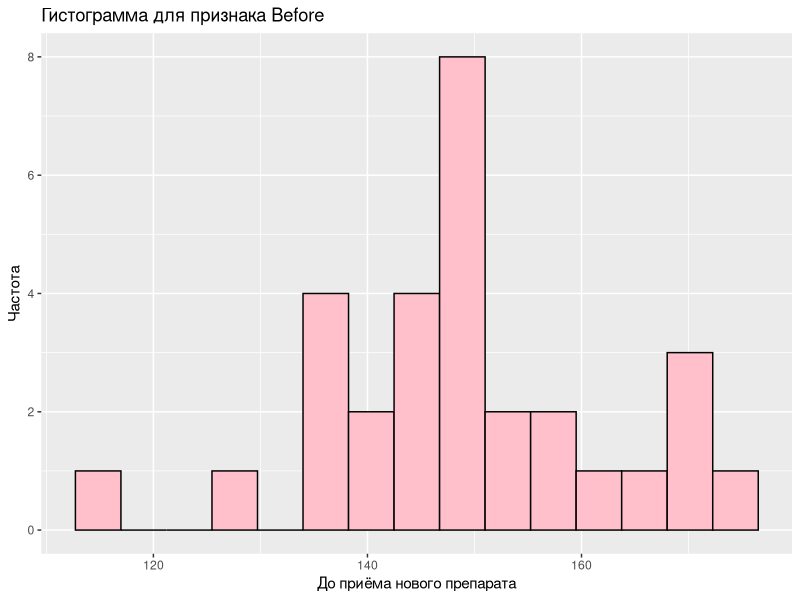
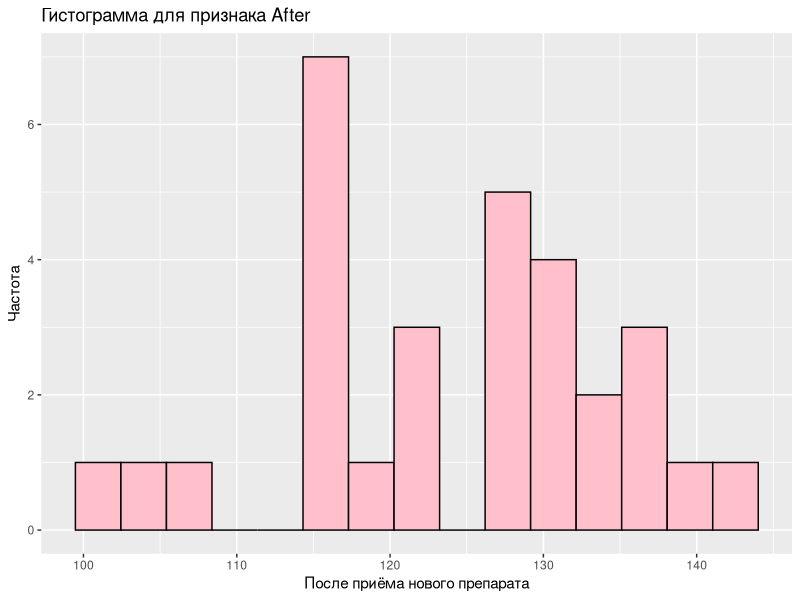
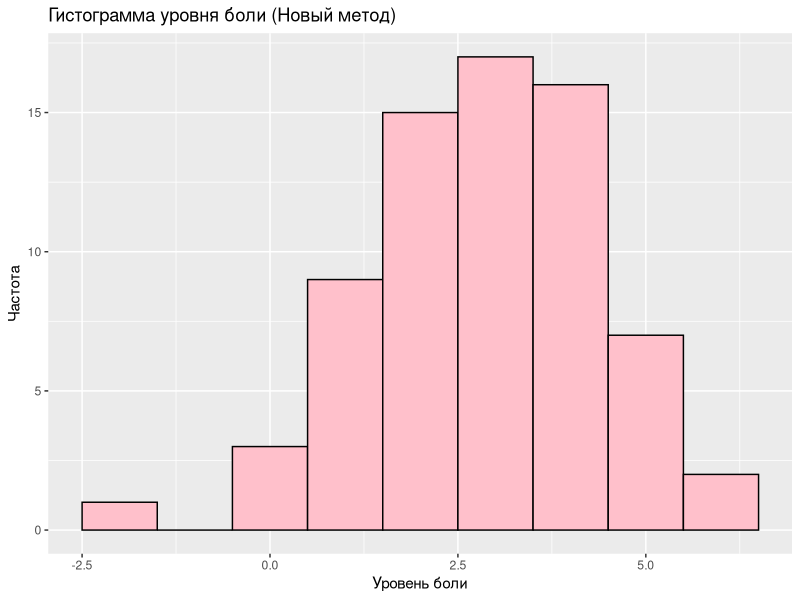
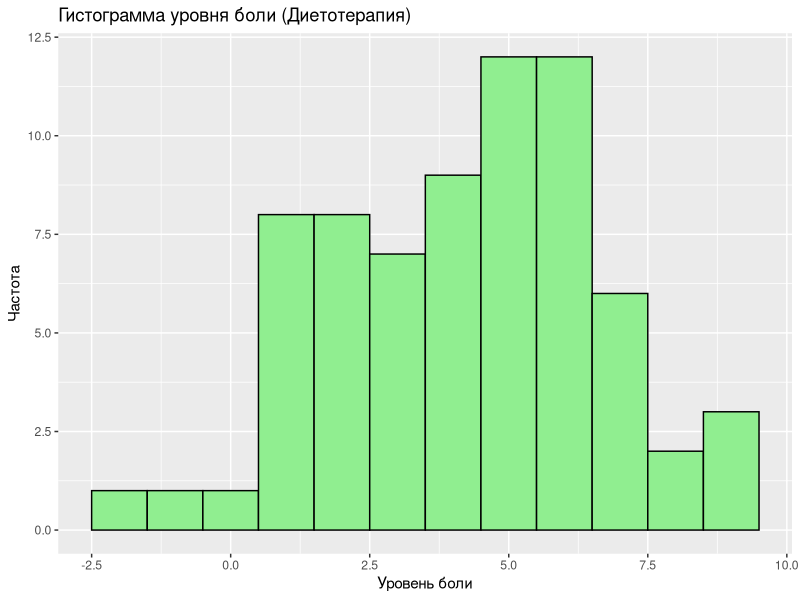
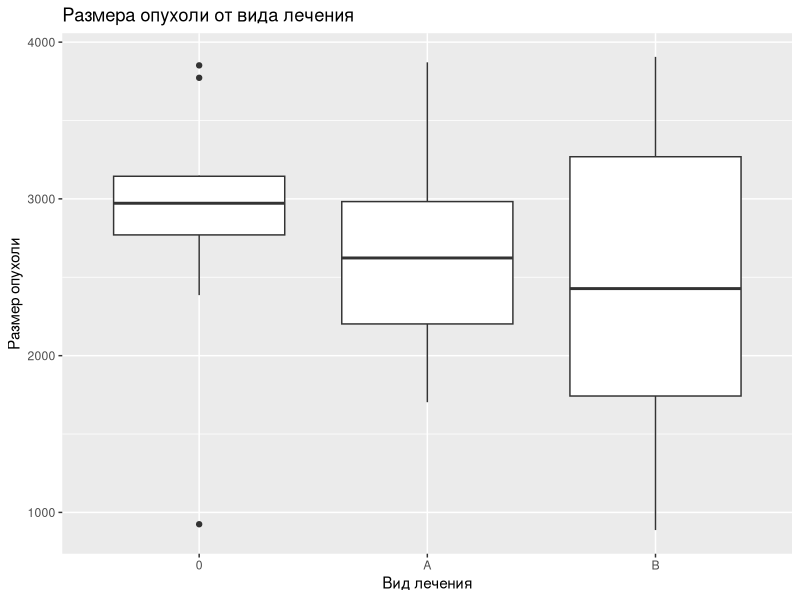

Write the R code that produced these figures, in order.
## ---- chunk 1
knitr::opts_chunk$set(echo = TRUE)
## ---- chunk 2
# подгрузим необходимые библиотеки
library(ggplot2)
library(stats)
library(tidyverse)
library(car)
## ---- chunk 3
set.seed(8)
sample_size <- 30

mean_before <- 150  # значение среднего артериального давления до приема нового препарата
mean_after <- 124   # и после
## ---- chunk 4
alpha <- 0.05
## ---- chunk 5
set.seed(8)

# так как данные относятся к медицинскому\биологическому контексту, то создадим пул значений относительно средних так, чтобы они соответсвовали нормальному распределению

# Обычно для артериального давления у взрослых стандартное отклонение может составлять примерно 10-15 мм рт. ст. для верхнего (систолического) давления. Возьмём 12 для каждого признака

# задаём стандартное отклонение и пул значений для "до приёма препарата"

sd_pressure_before <- 12
pressure_before <- rnorm(sample_size, mean_before, sd_pressure_before)

# задаём стандартное отклонение и пул значений для "после приёма препарата"

sd_pressure_after <- 12
pressure_after <- rnorm(sample_size, mean_after, sd_pressure_after)

# объединим эти значения в один датасет

pressure_df <- data.frame(Before = pressure_before, After = pressure_after)

head(pressure_df)
## ---- chunk 6
# перед статистической проверкой нормальности распределения, оценим распределение визуально

# Построим гистограмму для признака "Before"
ggplot(pressure_df, aes(x = Before)) +
  geom_histogram(bins = 15, fill = "pink", color = "black") +
  labs(title = "Гистограмма для признака Before", x = "До приёма нового препарата", y = "Частота")

# в целом форма колокола наблюдается, поэтому согласно визуальным данным можно сказать, что распределение нормальное. позже проверим статистическим тестом
## ---- chunk 7
# Построим гистограмму для признака "After"

ggplot(pressure_df, aes(x = After)) +
  geom_histogram(bins = 15, fill = "pink", color = "black") +
  labs(title = "Гистограмма для признака After", x = "После приёма нового препарата", y = "Частота")

# в целом форма колокола наблюдается, поэтому согласно визуальным данным можно сказать, что распределение нормальное. позже проверим статистическим тестом
## ---- chunk 8
# Проведём проверку на нормальность с помощью критерия Шапиро-Уилка (Применяется при количестве наблюдений от 8 до 50. Нам подходит)
# H0 - распределение нормальное
# H1 - распределение отлично от нормального

# для ДО
shapiro.test(pressure_df$Before)

# для ПОСЛЕ
shapiro.test(pressure_df$After)

# Для ДО: p-value = 0.5995 - принимаем нулевую гипотезу
# Для ПОСЛЕ: p-value = 0.4037 - принимаем нулевую гипотезу
## ---- chunk 9
# Я хочу проверить следующую гипотезу:
# H0: средние значения показателей артериального давления до и после приёма препарата равны, то есть нет статистически значимых различий между ними.
# H1: Средние значения показателей артериального давления до и после приёма препарата различаются, то есть есть статистически значимые различия между ними.

# Для проверки этой гипотезы я выберу t-test: анализируемые данные дискретные, необходимо проанализировать 2 группы, распределение признаков в каждой выборке соответствует нормальному распределению.
# значение paired = TRUE, потому что есть два наблюдения, собранные на одних и тех же субъектах до и после вмешательства внешнего признака

t.test(pressure_df$Before, pressure_df$After, paired = TRUE)

# p-value = 2.072e-09. Отвергаем нулевую гипотезу и принимаем альтернативную.
## ---- chunk 10
# Парный t-тест (Ещё раз проведём его для этого блока, чтобы наблюдаемое и критическое значения были вместе)
t_test_res <- t.test(pressure_df$Before, pressure_df$After, paired = TRUE)

# Наблюдаемое значение статистики t
obs_t_statistic <- t_test_res$statistic
print(paste("Наблюдаемое значение статистики t:", obs_t_statistic))

# Число степеней свободы: 30 - 1 = 29
degrees_of_freedom <- 29

# Уровень значимости я задал раннее - 0.05

# Критическое значение статистики t
critical_t_value <- qt(1 - alpha/2, df = degrees_of_freedom)
print(paste("Критическое значение статистики t:", critical_t_value))



#Наблюдаемое значение статистики равное 8.542 явно превышает критическое значение статистики, которое составляет 2.045 (для двустороннего теста на уровне значимости 0.05). Это означает, что мы можем отвергнуть нулевую гипотезу о равенстве средних значений до и после приёма препарата. Таким образом, есть статистически значимые различия между показателями артериального давления до и после приёма препарата.
## ---- chunk 11
set.seed(8)

# для sample_size1 <- 100:
sample_size1 <- 100

prob_smokers <- 0.8
prob_nonsmokers <- 0.2

# создадим вектор с числом "удач" и "неудач" (1 и 0)
smoking_data <- rep(c(1, 0), each = (sample_size1 / 2))

cancer_smoker <- rbinom((sample_size1 / 2), 1, 0.8)
cancer_nonsmoker <- rbinom((sample_size1 / 2), 1, 0.2)

cancer <- c(cancer_smoker, cancer_nonsmoker)

# объединим всё в один датасет
size100 <- data.frame(Smoking = smoking_data, LungCancer = cancer)
## ---- chunk 12
set.seed(8)

# для sample_size1 <- 30:
sample_size2 <- 30

# создадим вектор с числом "удач" и "неудач" (1 и 0)
smoking_data2 <- rep(c(1, 0), each = (sample_size2 / 2))

cancer_smoker2 <- rbinom((sample_size2 / 2), 1, 0.8)
cancer_nonsmoker2 <- rbinom((sample_size2 / 2), 1, 0.2)

cancer2 <- c(cancer_smoker2, cancer_nonsmoker2)

# объединим всё в один датасет
size30 <- data.frame(Smoking = smoking_data2, LungCancer = cancer2)
## ---- chunk 13
# alpha = 0.05
# H0: Нет статистически значимой разницы в вероятности заболеть раком легких между курящими и некурящими людьми.
# H1: Существует статистически значимая разница в вероятности заболеть раком легких между курящими и некурящими людьми.
## ---- chunk 14
# Точный критерий Фишера обладает большей точностью в сравнении с асимптотическими методами (такими как Z-тест или хи-квадрат тест) при малых размерах выборок или при сильных отклонениях от нормальности данных
# Точный критерий Фишера не требует предположений о распределении данных и подходит для различных типов данных, включая счётные данные.
# Точный критерий Фишера не требует равенства размеров выборок, что делает его удобным для сравнения групп с неравными размерами выборок.

# для выборки 100
fisher.test(matrix(c(sum(cancer_smoker), sum(cancer_nonsmoker), 
                     sample_size1/2 - sum(cancer_smoker), sample_size1/2 - sum(cancer_nonsmoker)), ncol = 2))

# для выборки 30
fisher.test(matrix(c(sum(cancer_smoker2), sum(cancer_nonsmoker2), 
                     sample_size2/2 - sum(cancer_smoker2), sample_size2/2 - sum(cancer_nonsmoker2)), ncol = 2))


# Для первого теста: Наблюдаемое значение статистики (odds ratio) = 15.41481
# Для второго теста: Наблюдаемое значение статистики (odds ratio) = 45.18712

# Статистическая значимость: Оба теста показывают очень маленькое p-значение (меньше 0.05), что означает, что у нас есть достаточно доказательств для отвержения нулевой гипотезы о равенстве вероятностей заболевания раком легких между курящими и некурящими группами.
## ---- chunk 15
set.seed(8)

sample_size <- 70

# Среднее и стандартное отклонение для группы с применением нового метода лечения
mean_new_method <- 3 # Среднее на шкале боли от 0 до 10
sd_new_method <- 1.5 # Стандартное отклонение на шкале боли от 0 до 10

# Среднее и стандартное отклонение для группы с применением диетотерапии
mean_diet_therapy <- 4.5 # Среднее на шкале боли от 0 до 10
sd_diet_therapy <- 2 # Стандартное отклонение на шкале боли от 0 до 10

# Генерация данных для каждой группы с помощью нормального распределения
data_new_method <- round(rnorm(sample_size, mean_new_method, sd_new_method))
data_diet_therapy <- round(rnorm(sample_size, mean_diet_therapy, sd_diet_therapy))

# соберём в один датасет
pain = data.frame(new_method = data_new_method, diet = data_diet_therapy)
## ---- chunk 16
# alpha = 0.05
# H0: нет статистически значимых различий между эффективностью лечения новым методом и диетотерапией.
# H1: есть статистически значимое различие между эффективностью лечения новым методом и диетотерапией.
## ---- chunk 17
# Проведём тсет на нормальность графически
# Для нового метода лечения:
ggplot(pain, aes(x = new_method)) +
  geom_histogram(binwidth = 1, fill = "pink", color = "black") +
  labs(title = "Гистограмма уровня боли (Новый метод)",
       x = "Уровень боли", y = "Частота")
## ---- chunk 18
#Для диетотерапии
ggplot(pain, aes(x = diet)) +
  geom_histogram(binwidth = 1, fill = "lightgreen", color = "black") +
  labs(title = "Гистограмма уровня боли (Диетотерапия)",
       x = "Уровень боли", y = "Частота")
## ---- chunk 19
# Проведём тест на ормальность с помощью критерия Шапиро-Уилка
# H0 - распределение нормально
# H1 - распределение не нормально

# Тест Шапиро-Уилка для группы с новым методом лечения
shapiro.test(pain$new_method)

# Тест Шапиро-Уилка для группы с диетотерапией
shapiro.test(pain$diet)

# p-value обеих групп ниже 0.05. Отвергаем нулевую гипотезу, принимаем альтернативную
## ---- chunk 20
# Учитывая эти результаты, можно воспользоваться непараметрическим тестом, таким как U-тест Манна-Уитни, который является аналогом двухвыборочного t-теста, но не требует предположения о нормальности распределения данных.
wilcox.test(pain$new_method, pain$diet, alternative = "two.sided")

# Наблюдаемое значение статистики (W) в вашем случае составляет 1559.5, а p-значение равно 0.0001784. Это говорит о том, что тест указывает на статистическую значимость различий между группами. Таким образом, мы можем отвергнуть нулевую гипотезу о том, что средние значения в обеих группах равны, и заключить, что существует статистически значимое различие между группой с новым методом лечения и группой с диетотерапией по уровню болевых симптомов.
## ---- chunk 21
set.seed(8)

# Создадим датасет
tumor <- tibble(
  therapy = c(rep("0", 10), rep("A", 10), rep("B", 10)),
  value = c(rep(3213, 10), rep(2687, 10), rep(2423, 10))
) %>%
mutate(therapy = factor(therapy, levels = c("0", "A", "B")))

tumor$value <- tumor$value + rnorm(30, 0, 760)

# Построим "ящики с усами"
ggplot(tumor, aes(x = therapy, y = value)) +
  geom_boxplot() +
  labs(title = "Размера опухоли от вида лечения",
       x = "Вид лечения",
       y = "Размер опухоли")
## ---- chunk 22
# Дисперсионный анализ
anova_result <- aov(value ~ therapy, data = tumor)
summary(anova_result)

# Результаты дисперсионного анализа (ANOVA) показывают, что F-значение для фактора "therapy" равно 0.486, а p-значение составляет 0.62. Это означает, что на уровне значимости 0.05 нет статистически значимых различий в размере опухоли между группами, принимая во внимание фактор лечения (placebo, препарат A, препарат B). Таким образом, на основании результатов дисперсионного анализа, мы не можем сделать вывод о наличии статистически значимых различий в эффективности лечения между тремя группами.
## ---- chunk 23
# Проведем попарные сравнения с помощью критерия Тьюки
TukeyHSD(anova_result)

#Результаты попарных сравнений с помощью критерия Тьюки не выявили статистически значимых различий в размере опухоли между группами ни в одной паре. Во всех трех случаях p-значения значительно превышают уровень значимости 0.05, что говорит о том, что различия между группами не являются статистически значимыми. Таким образом, данные результаты подтверждают выводы, сделанные на основе дисперсионного анализа: нет статистически значимых различий в эффективности лечения между тремя группами.
